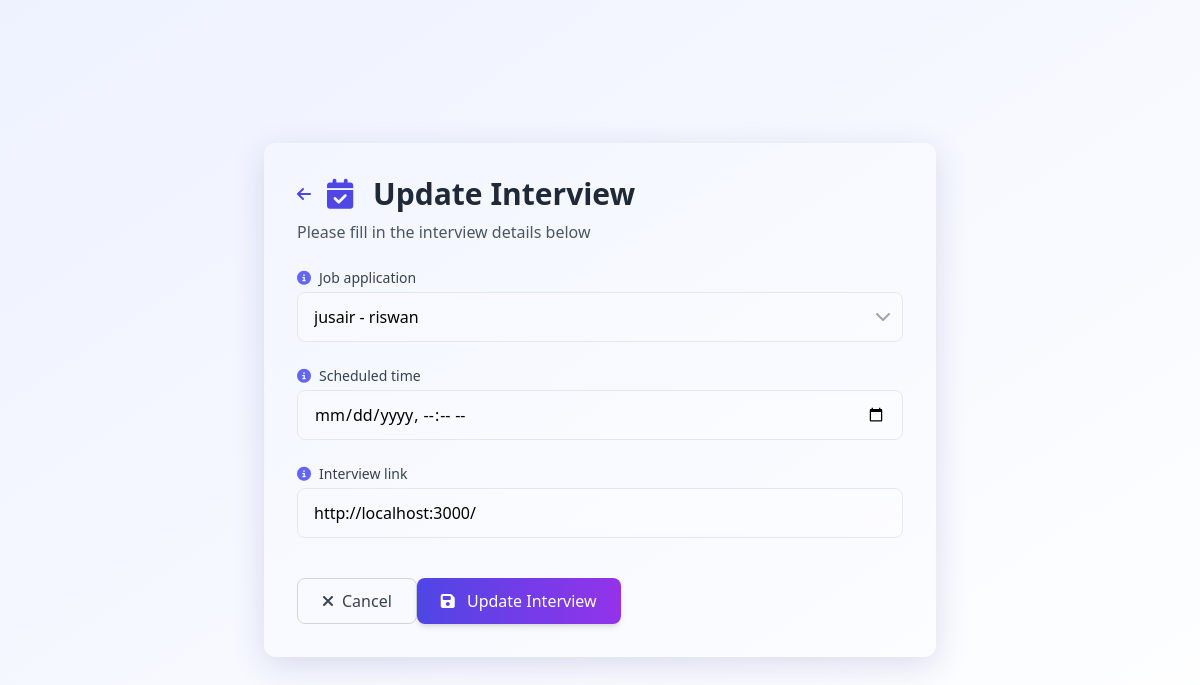
Screenshot of /jobs/jobs/2/11/applications/1/interview/2/ (signed in) with the database file from the repository.
### jobs/models.py (models this page shows, shortened)
class JobApplication(models.Model):
    job = models.ForeignKey(JobPosting, on_delete=models.CASCADE, related_name='applications')
    applicant = models.ForeignKey(User, on_delete=models.CASCADE, related_name='applications')
    applied_on = models.DateTimeField(auto_now_add=True)
    status = models.CharField(max_length=50, choices=[
        ('pending', 'Pending'),
        ('accepted', 'Accepted'),
        ('rejected', 'Rejected'),
        ('interview_scheduled', 'Interview Scheduled'),
        ('offer_made', 'Offer Made'),
    ])
    cv = models.FileField(upload_to='cvs/', blank=True, null=True)
    def __str__(self):
        return f"{self.applicant.username} - {self.job.title}"

class JobPosting(models.Model):
    organization = models.ForeignKey(Organization, on_delete=models.CASCADE, related_name='job_postings')
    title = models.CharField(max_length=255)
    description = models.TextField()
    required_qualifications = models.TextField()
    required_skills = models.ManyToManyField(Skill, blank=True)  # Use the same Skill model
    location = models.CharField(max_length=100)
    posted_on = models.DateTimeField(auto_now_add=True)
    application_deadline = models.DateTimeField()
    job_post_image = models.ImageField(upload_to='job_images/', blank=True, null=True)
    posted_by = models.ForeignKey(User,on_delete=models.SET_NULL,null=True,related_name='posted_jobs')

### interviews/models.py (models this page shows)
class Interview(models.Model):
    job_application = models.ForeignKey(JobApplication, on_delete=models.CASCADE, related_name='interviews')
    scheduled_time = models.DateTimeField()
    interview_link = models.URLField()

### jobs/views.py (the view)
# urls.py: path('jobs/<int:org_id>/<int:job_id>/applications/<int:application_id>/interview/<int:interview_id>/', views.manage_interview, name='update_interview'),
@login_required
def manage_interview(request, org_id, job_id, application_id, interview_id=None):
    organization = get_object_or_404(Organization, id=org_id)
    job_posting = get_object_or_404(JobPosting, id=job_id, organization=organization)
    job_application = get_object_or_404(JobApplication, id=application_id, job=job_posting)
    can_manage = False
    if request.user == organization.user:
        can_manage = True
    else:
        hr_role = OrganizationHR.objects.filter(
            user=request.user,
            organization=organization,
            is_active=True,
            can_manage_applications=True
        ).first()
        if hr_role:
            can_manage = True
    if not can_manage:
        return redirect('job_posting_detail', org_id=org_id, pk=job_id)
    if interview_id:  # Update an existing interview
        interview = get_object_or_404(Interview, id=interview_id)
        form = InterviewForm(request.POST or None, instance=interview)
    else:  # Create a new interview
        form = InterviewForm(request.POST or None)
    if request.method == 'POST' and form.is_valid():
        interview = form.save(commit=False)
        interview.job_application = job_application
        interview.save()
        return redirect('job_posting_detail', org_id=org_id, pk=job_id)
    return render(request, 'jobs/manage_interview.html', {
        'job_posting': job_posting,
        'job_application': job_application,
        'form': form,
        'interview': interview if interview_id else None
    })

### interviews/forms.py
class InterviewForm(forms.ModelForm):
    def __init__(self, *args, **kwargs):
        organization = kwargs.pop('organization', None)
        super().__init__(*args, **kwargs)
        if organization:
            self.fields['job_application'].queryset = JobApplication.objects.filter(job__organization=organization)
    class Meta:
        model = Interview
        fields = ['job_application', 'scheduled_time', 'interview_link']
        widgets = {
            'scheduled_time': forms.DateTimeInput(attrs={'type': 'datetime-local'}),
        }

### jobs/templates/jobs/manage_interview.html (shortened to what this page needs)
{% load static tailwind_tags %}
<!DOCTYPE html>
<html lang="en">
<head>
    {% tailwind_css %}
    <link rel="stylesheet" href="https://cdnjs.cloudflare.com/ajax/libs/font-awesome/6.4.0/css/all.min.css">
</head>
<body class="min-h-screen bg-gradient-to-br from-indigo-50 via-purple-50 to-blue-50 flex items-center justify-center p-4" x-data="{ isSubmitting: false }">
    <div class="w-full max-w-2xl animate-fade-in">
        <div class="glass-card rounded-xl p-8 shadow-xl">
            <div class="flex items-center mb-2">
                <a href="javascript:history.back()" class="mr-4 text-indigo-600 hover:text-indigo-800 transition-colors">
                    <i class="fas fa-arrow-left"></i>
                </a>
                <h2 class="text-3xl font-bold text-gray-800">
                    <i class="fas fa-calendar-check mr-3 text-indigo-600"></i>
                    {% if interview %}Update Interview{% else %}Schedule New Interview{% endif %}
                </h2>
            </div>
            <p class="text-gray-600 mb-6 ml-12">Please fill in the interview details below</p>
            <form method="post" @submit="isSubmitting = true" class="space-y-6">
                {% for field in form %}
                <div class="group relative">
                    <label for="{{ field.id_for_label }}" class="block text-sm font-medium text-gray-700 mb-1 flex items-center">
                        <i class="fas
                            {% if field.name == 'candidate' %}fa-user
                            {% elif field.name == 'job_position' %}fa-briefcase
                            {% elif field.name == 'interview_date' %}fa-calendar-day
                            {% elif field.name == 'status' %}fa-tasks
                            {% elif field.name == 'notes' %}fa-file-alt
                            {% else %}fa-info-circle{% endif %}
                            mr-2 text-indigo-500"></i>
                        {{ field.label }}
                    </label>
                    {% if field.field.widget.input_type == 'select' %}
                    <div class="relative">
                        <select name="{{ field.name }}" id="{{ field.id_for_label }}"
                            class="input-glass w-full px-4 py-3 rounded-lg border border-gray-200 focus:border-indigo-300 focus:ring focus:ring-indigo-200 focus:ring-opacity-50 transition-all">
                            {% for choice in field.field.choices %}
                                <option value="{{ choice.0 }}" {% if field.value == choice.0 %}selected{% endif %}>{{ choice.1 }}</option>
                            {% endfor %}
                        </select>
                        <div class="absolute right-3 top-3 text-gray-400 pointer-events-none">
                            <i class="fas fa-chevron-down"></i>
                        </div>
                    </div>
                    {% elif field.field.widget.input_type == 'datetime-local' %}
                    <div class="relative">
                        <input type="datetime-local" name="{{ field.name }}" id="{{ field.id_for_label }}"
                            value="{{ field.value|default:'' }}"
                            class="input-glass w-full px-4 py-3 rounded-lg border border-gray-200 focus:border-indigo-300 focus:ring focus:ring-indigo-200 focus:ring-opacity-50 transition-all">
                    </div>
                    {% elif field.field.widget.input_type == 'textarea' %}
                    <textarea name="{{ field.name }}" id="{{ field.id_for_label }}" rows="4"
                        class="input-glass w-full px-4 py-3 rounded-lg border border-gray-200 focus:border-indigo-300 focus:ring focus:ring-indigo-200 focus:ring-opacity-50 transition-all">{{ field.value|default:'' }}</textarea>
                    {% else %}
                    <input type="{{ field.field.widget.input_type }}" name="{{ field.name }}" id="{{ field.id_for_label }}"
                        value="{{ field.value|default:'' }}"
                        class="input-glass w-full px-4 py-3 rounded-lg border border-gray-200 focus:border-indigo-300 focus:ring focus:ring-indigo-200 focus:ring-opacity-50 transition-all">
                    {% endif %}
                </div>
                {% endfor %}
                <div class="pt-4 flex justify-end space-x-3">
                    <a href="javascript:history.back()" class="px-6 py-2.5 rounded-lg border border-gray-300 text-gray-700 hover:bg-gray-50 transition-colors">
                        <i class="fas fa-times mr-2"></i>Cancel
                    </a>
                    <button type="submit"
                        class="px-6 py-2.5 rounded-lg bg-gradient-to-r from-indigo-600 to-purple-600 text-white hover:from-indigo-700 hover:to-purple-700 shadow-md hover:shadow-lg transition-all"
                        :disabled="isSubmitting">
                        <i class="fas fa-save mr-2"></i>
                        <span x-show="!isSubmitting">{% if interview %}Update{% else %}Create{% endif %} Interview</span>
                    </button>
                </div>
            </form>
        </div>
    </div>
</body>
</html>

### jobs/templates/jobs/manage_interview.html (style rules this page uses)
.animate-fade-in { animation: fadeIn 0.6s ease-out forwards; }
.glass-card { background: rgba(255, 255, 255, 0.15); backdrop-filter: blur(12px); -webkit-backdrop-filter: blur(12px); border: 1px solid rgba(255, 255, 255, 0.18); box-shadow: 0 8px 32px 0 rgba(31, 38, 135, 0.15); }
.input-glass { background: rgba(255, 255, 255, 0.1); backdrop-filter: blur(5px); -webkit-backdrop-filter: blur(5px); }

### rows the page displays
JobApplication: job_application "jusair - riswan"
Interview: interview_link "http://localhost:3000/"

### other values shown
{{ field.label }} "Job application" "Scheduled time" "Interview link"
